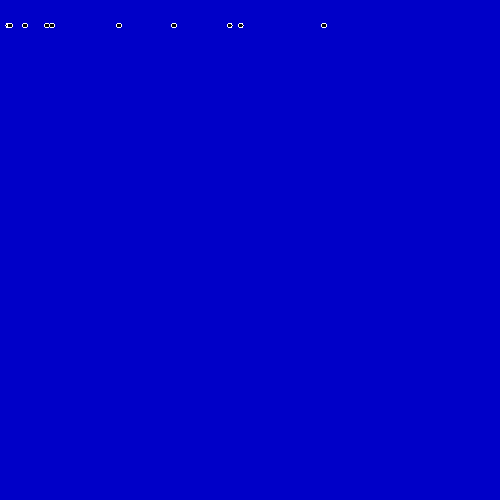
Frame 1 (no input)
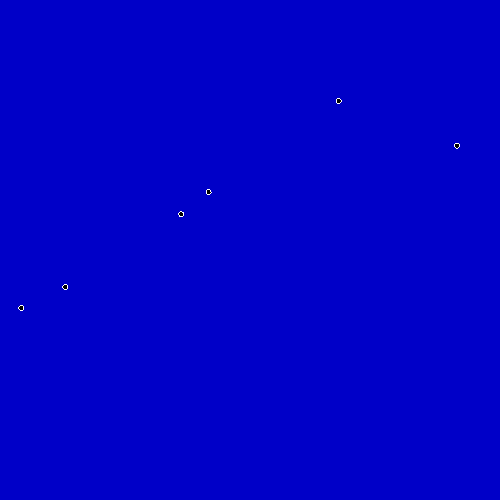
Frame 60 (the mouse pressed at the canvas centre just before this capture)
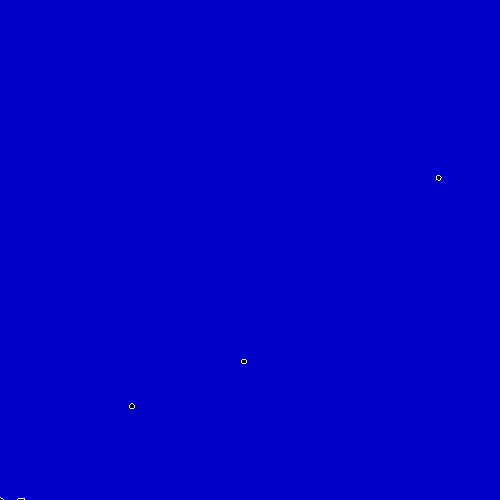
Frame 120 (the mouse held since frame 60 and released just before this capture)

The Processing sketch that drew these frames (run headless with seeded random() and noise(); from frame 60 on, the mouse is pressed at the canvas centre):

// Processing sketch: particles1
// ── particles1.pde
/// RUNNING BUGS
/// @date 2025-10-30
//*//////////////////

final int   FR   = 10; //!< How many frames per second
final int   Num  = 10; //!< How many bugs

final float minv = 10.0; //!< The slightest movement of the spider
final float maxv = 50.0; //!< What the greatest movement of the spider

float y0=0.0; //!< Starting height = height/D;

float[] y=new float[Num]; //!< Vertical position
float[] x=new float[Num]; //!< Horizontal position

float[] vy=new float[Num]; //!< Vertical speed in pixels per second!
float[] vx=new float[Num]; //!< Horizontal speed in pixels per second!

void setup() // changes global y0,y,x,vx,vy
{
  size(500,500);
  y0=height/20;
  
  noSmooth();
  frameRate(FR);
  stroke(255);
  fill(0);
    
  for(int i=0;i<Num;i++) // Initialize positions and speeds
  {
    y[i]=y0;  // Initial vertical positions         
    x[i]=random(width); // Horizontal positions
    vy[i]=random(minv,maxv); // Vertical velocities
    vx[i]=random(-maxv/2,maxv/2); // Horizontal velocities can be negative.
  }
}
              
void draw() // global h,x,v
{
  // Visualisation
  background(0,0,200); // rgB

  for(int i=0;i<Num;i++) // Visualization
    if(y[i]<height-3) // Still on the way
    {
      ellipse(x[i],y[i],5,5);
    }
    else // Target line achieved
    {
      ellipse(x[i],y[i],7,3);
      vy[i]=0;
      vx[i]=0;
    }
  
  for(int i=0;i<Num;i++) // Change of positions
  {
    y[i]+=vy[i]/FR; // Vertical speed is in pixels per second!
    x[i]+=vx[i]/FR; // Horizontal speed is in pixels per second!
  }
}

// https://github.com/borkowsk/bookProcessingEN
